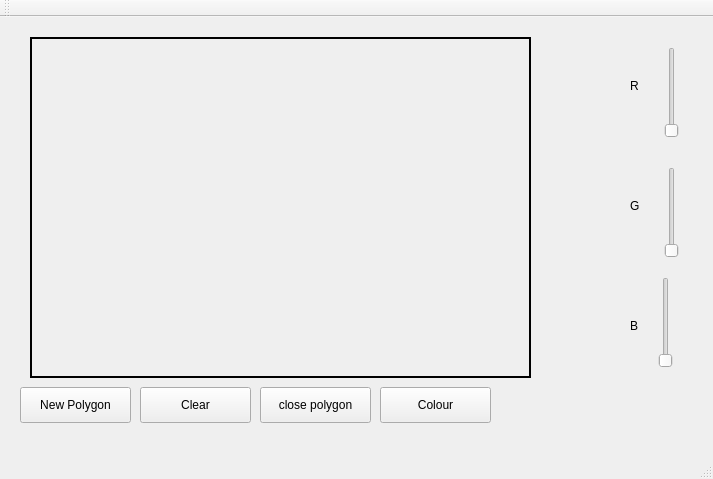
<?xml version="1.0" encoding="UTF-8"?>
<ui version="4.0">
 <class>MainWindow</class>
 <widget class="QMainWindow" name="MainWindow">
  <property name="geometry">
   <rect>
    <x>0</x>
    <y>0</y>
    <width>713</width>
    <height>479</height>
   </rect>
  </property>
  <property name="windowTitle">
   <string>MainWindow</string>
  </property>
  <property name="tabShape">
   <enum>QTabWidget::Rounded</enum>
  </property>
  <widget class="QWidget" name="centralWidget">
   <widget class="QLabel" name="label">
    <property name="geometry">
     <rect>
      <x>30</x>
      <y>20</y>
      <width>501</width>
      <height>341</height>
     </rect>
    </property>
    <property name="autoFillBackground">
     <bool>false</bool>
    </property>
    <property name="frameShape">
     <enum>QFrame::WinPanel</enum>
    </property>
    <property name="frameShadow">
     <enum>QFrame::Plain</enum>
    </property>
    <property name="lineWidth">
     <number>3</number>
    </property>
    <property name="midLineWidth">
     <number>3</number>
    </property>
    <property name="text">
     <string/>
    </property>
   </widget>
   <widget class="QPushButton" name="pushButton">
    <property name="geometry">
     <rect>
      <x>380</x>
      <y>370</y>
      <width>111</width>
      <height>36</height>
     </rect>
    </property>
    <property name="autoFillBackground">
     <bool>true</bool>
    </property>
    <property name="text">
     <string>Colour</string>
    </property>
    <property name="shortcut">
     <string>Ctrl+Z</string>
    </property>
   </widget>
   <widget class="QPushButton" name="pushButton_2">
    <property name="geometry">
     <rect>
      <x>20</x>
      <y>370</y>
      <width>111</width>
      <height>36</height>
     </rect>
    </property>
    <property name="text">
     <string>New Polygon</string>
    </property>
   </widget>
   <widget class="QPushButton" name="pushButton_3">
    <property name="geometry">
     <rect>
      <x>140</x>
      <y>370</y>
      <width>111</width>
      <height>36</height>
     </rect>
    </property>
    <property name="text">
     <string>Clear</string>
    </property>
   </widget>
   <widget class="QSlider" name="verticalSlider">
    <property name="geometry">
     <rect>
      <x>660</x>
      <y>30</y>
      <width>24</width>
      <height>91</height>
     </rect>
    </property>
    <property name="maximum">
     <number>255</number>
    </property>
    <property name="orientation">
     <enum>Qt::Vertical</enum>
    </property>
   </widget>
   <widget class="QSlider" name="verticalSlider_2">
    <property name="geometry">
     <rect>
      <x>660</x>
      <y>150</y>
      <width>24</width>
      <height>91</height>
     </rect>
    </property>
    <property name="maximum">
     <number>255</number>
    </property>
    <property name="orientation">
     <enum>Qt::Vertical</enum>
    </property>
   </widget>
   <widget class="QSlider" name="verticalSlider_3">
    <property name="geometry">
     <rect>
      <x>650</x>
      <y>260</y>
      <width>31</width>
      <height>91</height>
     </rect>
    </property>
    <property name="maximum">
     <number>255</number>
    </property>
    <property name="orientation">
     <enum>Qt::Vertical</enum>
    </property>
   </widget>
   <widget class="QPushButton" name="pushButton_4">
    <property name="geometry">
     <rect>
      <x>260</x>
      <y>370</y>
      <width>111</width>
      <height>36</height>
     </rect>
    </property>
    <property name="text">
     <string>close polygon</string>
    </property>
   </widget>
   <widget class="QLabel" name="label_2">
    <property name="geometry">
     <rect>
      <x>630</x>
      <y>60</y>
      <width>21</width>
      <height>18</height>
     </rect>
    </property>
    <property name="text">
     <string>R</string>
    </property>
   </widget>
   <widget class="QLabel" name="label_3">
    <property name="geometry">
     <rect>
      <x>630</x>
      <y>180</y>
      <width>21</width>
      <height>18</height>
     </rect>
    </property>
    <property name="text">
     <string>G</string>
    </property>
   </widget>
   <widget class="QLabel" name="label_4">
    <property name="geometry">
     <rect>
      <x>630</x>
      <y>300</y>
      <width>21</width>
      <height>18</height>
     </rect>
    </property>
    <property name="text">
     <string>B</string>
    </property>
   </widget>
  </widget>
  <widget class="QMenuBar" name="menuBar">
   <property name="geometry">
    <rect>
     <x>0</x>
     <y>0</y>
     <width>713</width>
     <height>23</height>
    </rect>
   </property>
  </widget>
  <widget class="QToolBar" name="mainToolBar">
   <attribute name="toolBarArea">
    <enum>TopToolBarArea</enum>
   </attribute>
   <attribute name="toolBarBreak">
    <bool>false</bool>
   </attribute>
  </widget>
  <widget class="QStatusBar" name="statusBar"/>
 </widget>
 <layoutdefault spacing="6" margin="11"/>
 <resources/>
 <connections/>
</ui>
